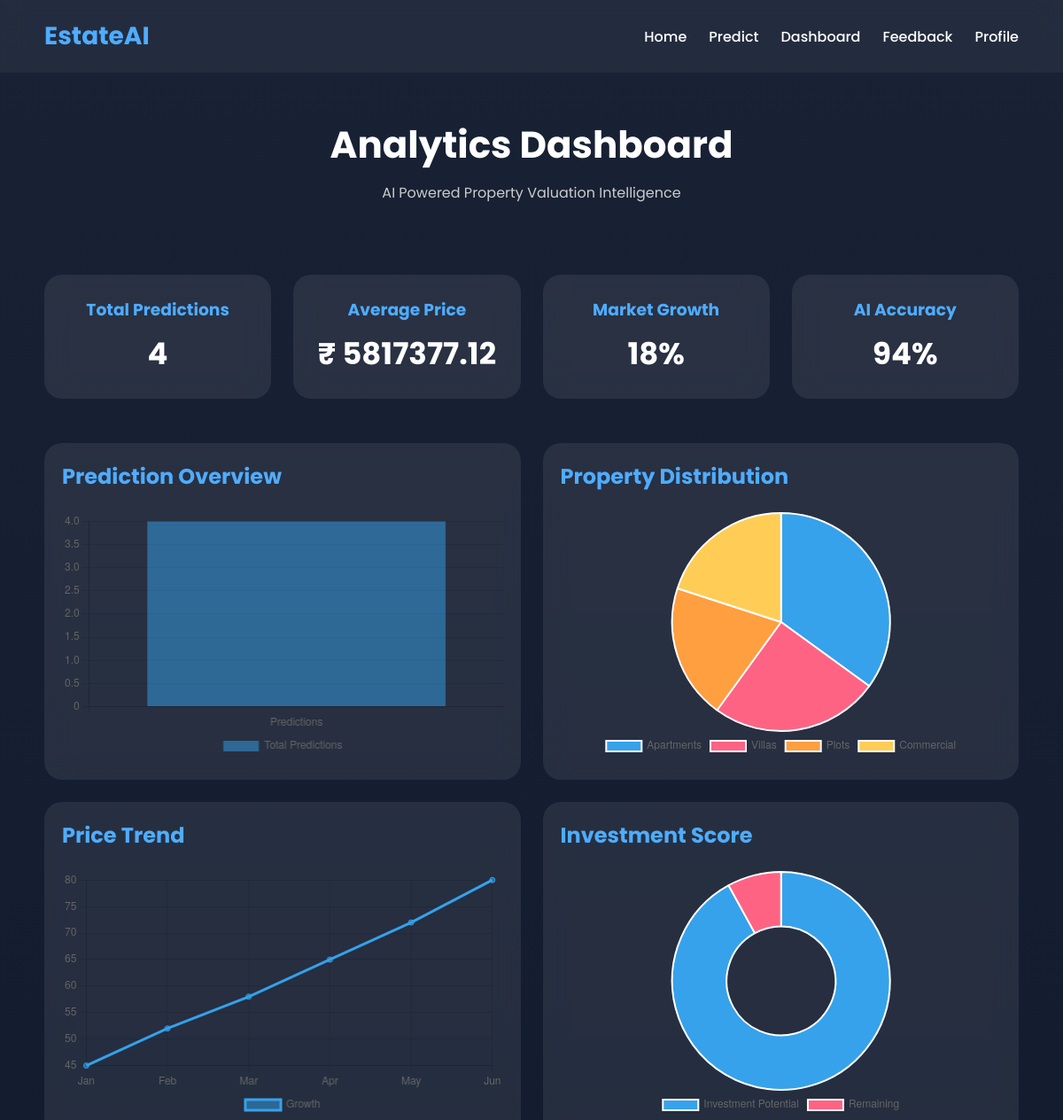
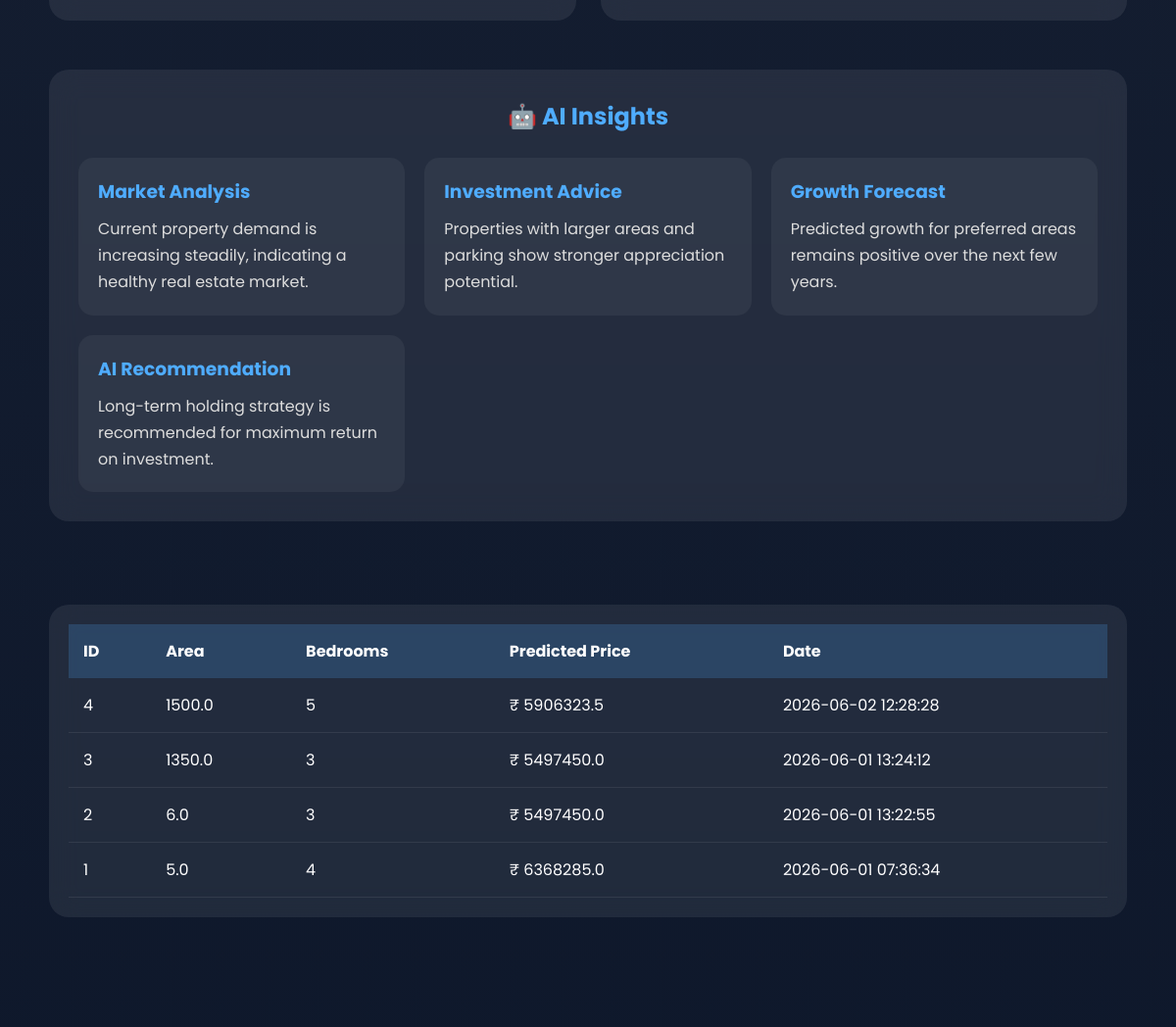
/dashboard, run on the app's committed database (2 pictures, top to bottom).
### tables this page shows
CREATE TABLE predictions(
    id INTEGER PRIMARY KEY AUTOINCREMENT,
    user_id INTEGER,
    area REAL,
    bedrooms INTEGER,
    bathrooms INTEGER,
    stories INTEGER,
    parking INTEGER,
    predicted_price REAL,
    prediction_date TIMESTAMP DEFAULT CURRENT_TIMESTAMP,
    FOREIGN KEY(user_id) REFERENCES users(id)
);

### app.py (the view)
@app.route('/dashboard')
def dashboard():
    conn = sqlite3.connect(
        'database.db'
    )
    conn.row_factory = sqlite3.Row
    total_predictions = conn.execute(
        """
        SELECT COUNT(*)
        FROM predictions
        """
    ).fetchone()[0]
    avg_price = conn.execute(
        """
        SELECT AVG(predicted_price)
        FROM predictions
        """
    ).fetchone()[0]
    recent_predictions = conn.execute(
        """
        SELECT *
        FROM predictions
        ORDER BY id DESC
        LIMIT 10
        """
    ).fetchall()
    total_reviews = conn.execute("""

                                 SELECT COUNT(*)
                                 FROM feedback

                                 """).fetchone()[0]
    avg_rating = conn.execute("""

                              SELECT AVG(rating)
                              FROM feedback

                              """).fetchone()[0]
    total_reviews = total_reviews
    conn.close()
    return render_template(
        'dashboard.html',
        total_predictions=total_predictions,
        avg_price=round(avg_price or 0, 2),
        recent_predictions=recent_predictions,
        total_reviews=total_reviews,
        avg_rating=round(avg_rating or 0, 1)
    )

### templates/dashboard.html (shortened to what this page needs)
<!DOCTYPE html>
<html lang="en">
<head>
</head>
<body>
<nav class="navbar">
<div class="logo">
EstateAI
</div>
<div class="nav-links">
<a href="/home">Home</a>
<a href="/prediction">Predict</a>
<a href="/dashboard">Dashboard</a>
<a href="/feedback">Feedback</a>
<a href="/profile">Profile</a>
</div>
</nav>
<section class="hero">
<h1>Analytics Dashboard</h1>
<p>
AI Powered Property Valuation Intelligence
</p>
</section>
<div class="stats-grid">
<div class="stat-card">
<h3>Total Predictions</h3>
<h1>{{ total_predictions }}</h1>
</div>
<div class="stat-card">
<h3>Average Price</h3>
<h1>₹ {{ avg_price }}</h1>
</div>
<div class="stat-card">
<h3>Market Growth</h3>
<h1>18%</h1>
</div>
<div class="stat-card">
<h3>AI Accuracy</h3>
<h1>94%</h1>
</div>
</div>
<div class="chart-grid">
<div class="chart-box">
<h2>Prediction Overview</h2>
<canvas id="barChart"></canvas>
</div>
<div class="chart-box">
<h2>Property Distribution</h2>
<canvas id="pieChart"></canvas>
</div>
<div class="chart-box">
<h2>Price Trend</h2>
<canvas id="lineChart"></canvas>
</div>
<div class="chart-box">
<h2>Investment Score</h2>
<canvas id="doughnutChart"></canvas>
</div>
</div>
<div class="insights">
<h2>🤖 AI Insights</h2>
<div class="insight-grid">
<div class="insight-card">
<h3>Market Analysis</h3>
<p>
Current property demand is increasing steadily,
indicating a healthy real estate market.
</p>
</div>
<div class="insight-card">
<h3>Investment Advice</h3>
<p>
Properties with larger areas and parking
show stronger appreciation potential.
</p>
</div>
<div class="insight-card">
<h3>Growth Forecast</h3>
<p>
Predicted growth for preferred areas
remains positive over the next few years.
</p>
</div>
<div class="insight-card">
<h3>AI Recommendation</h3>
<p>
Long-term holding strategy is recommended
for maximum return on investment.
</p>
</div>
</div>
</div>
<div class="table-section">
<h2>Recent Predictions</h2>
<div class="table-container">
<table>
<tr>
<th>ID</th>
<th>Area</th>
<th>Bedrooms</th>
<th>Predicted Price</th>
<th>Date</th>
</tr>
{% for row in recent_predictions %}
<tr>
<td>{{ row['id'] }}</td>
<td>{{ row['area'] }}</td>
<td>{{ row['bedrooms'] }}</td>
<td>₹ {{ row['predicted_price'] }}</td>
<td>{{ row['prediction_date'] }}</td>
</tr>
{% endfor %}
</table>
</div>
</div>
<div class="footer">
</div>
<script>
new Chart(document.getElementById('barChart'),{
type:'bar',
data:{
labels:['Predictions'],
datasets:[{
label:'Total Predictions',
data:[{{ total_predictions }}]
}]
},
options:{
responsive:true,
maintainAspectRatio:false,
plugins:{
legend:{
position:'bottom'
}
}
}
});
new Chart(document.getElementById('pieChart'),{
type:'pie',
data:{
labels:[
'Apartments',
'Villas',
'Plots',
'Commercial'
],
datasets:[{
data:[35,25,20,20]
}]
},
    options:{
responsive:true,
maintainAspectRatio:false,
plugins:{
legend:{
position:'bottom'
}
}
}
});
new Chart(document.getElementById('lineChart'),{
type:'line',
data:{
labels:[
'Jan','Feb','Mar',
'Apr','May','Jun'
],
datasets:[{
label:'Growth',
data:[45,52,58,65,72,80]
}]
},options:{
responsive:true,
maintainAspectRatio:false,
plugins:{
legend:{
position:'bottom'
}
}
}
});
new Chart(document.getElementById('doughnutChart'),{
type:'doughnut',
data:{
labels:[
'Investment Potential',
'Remaining'
],
datasets:[{
data:[92,8]
}]
},options:{
responsive:true,
maintainAspectRatio:false,
plugins:{
legend:{
position:'bottom'
}
}
}
});
</script>
</body>
</html>

### templates/dashboard.html (style rules this page uses)
* { margin:0; padding:0; box-sizing:border-box; font-family:'Poppins',sans-serif; }
body { background: linear-gradient( rgba(5,15,35,.92), rgba(5,15,35,.96) ), url('https://images.unsplash.com/photo-1560518883-ce09059eeffa?w=1920'); background-size:cover; background-position:center; background-attachment:fixed; color:white; min-height:100vh; }
.navbar { display:flex; justify-content:space-between; align-items:center; padding:20px 50px; background:rgba(255,255,255,.05); backdrop-filter:blur(15px); position:sticky; top:0; z-index:1000; }
.logo { font-size:28px; font-weight:700; color:#4facfe; }
.nav-links { display:flex; gap:25px; }
.nav-links a { color:white; text-decoration:none; transition:.3s; font-weight:500; }
.hero { padding:50px 20px; text-align:center; }
.hero h1 { font-size:42px; margin-bottom:10px; }
.hero p { color:#ccc; }
.stats-grid { display:grid; grid-template-columns: repeat(auto-fit,minmax(250px,1fr)); gap:25px; padding:30px 50px; }
.stat-card { background:rgba(255,255,255,.08); padding:25px; border-radius:20px; text-align:center; backdrop-filter:blur(15px); transition:.3s; }
.stat-card h3 { color:#4facfe; margin-bottom:10px; }
.stat-card h1 { font-size:34px; }
.chart-grid { display:grid; grid-template-columns:1fr 1fr; gap:25px; padding:20px 50px; }
.chart-box { background:rgba(255,255,255,.08); padding:20px; border-radius:20px; backdrop-filter:blur(15px); height:380px; display:flex; flex-direction:column; }
.chart-box canvas { width:100% !important; height:280px !important; max-height:280px; margin:auto; }
.chart-box h2 { margin-bottom:20px; color:#4facfe; }
.insights { margin:30px 50px; background:rgba(255,255,255,.08); padding:30px; border-radius:20px; backdrop-filter:blur(15px); }
.insights h2 { text-align:center; margin-bottom:25px; color:#4facfe; }
.insight-grid { display:grid; grid-template-columns: repeat(auto-fit,minmax(250px,1fr)); gap:20px; }
.insight-card { background:rgba(255,255,255,.05); padding:20px; border-radius:15px; }
.insight-card h3 { margin-bottom:10px; color:#4facfe; }
.insight-card p { line-height:1.7; color:#ddd; }
.table-section { margin:30px 50px; }
.table-section h2 { margin-bottom:20px; color:#4facfe; }
.table-container { overflow-x:auto; background:rgba(255,255,255,.08); padding:20px; border-radius:20px; backdrop-filter:blur(15px); }
table { width:100%; border-collapse:collapse; }
th { background:rgba(79,172,254,.2); padding:15px; text-align:left; }
td { padding:15px; border-bottom: 1px solid rgba(255,255,255,.08); }
.footer { text-align:center; padding:30px; color:#aaa; }

### data on the page
predictions: id "4", area "1500.0", bedrooms "5", predicted_price "5906323.5", prediction_date "2026-06-02 12:28:28"
predictions: id "3", area "1350.0", bedrooms "3", predicted_price "5497450.0", prediction_date "2026-06-01 13:24:12"
predictions: id "2", area "6.0", bedrooms "3", predicted_price "5497450.0", prediction_date "2026-06-01 13:22:55"
predictions: id "1", area "5.0", bedrooms "4", predicted_price "6368285.0", prediction_date "2026-06-01 07:36:34"

### other printed values
{{ total_predictions }} "4"
{{ avg_price }} "5817377.12"
chart data {{ total_predictions }} 4
